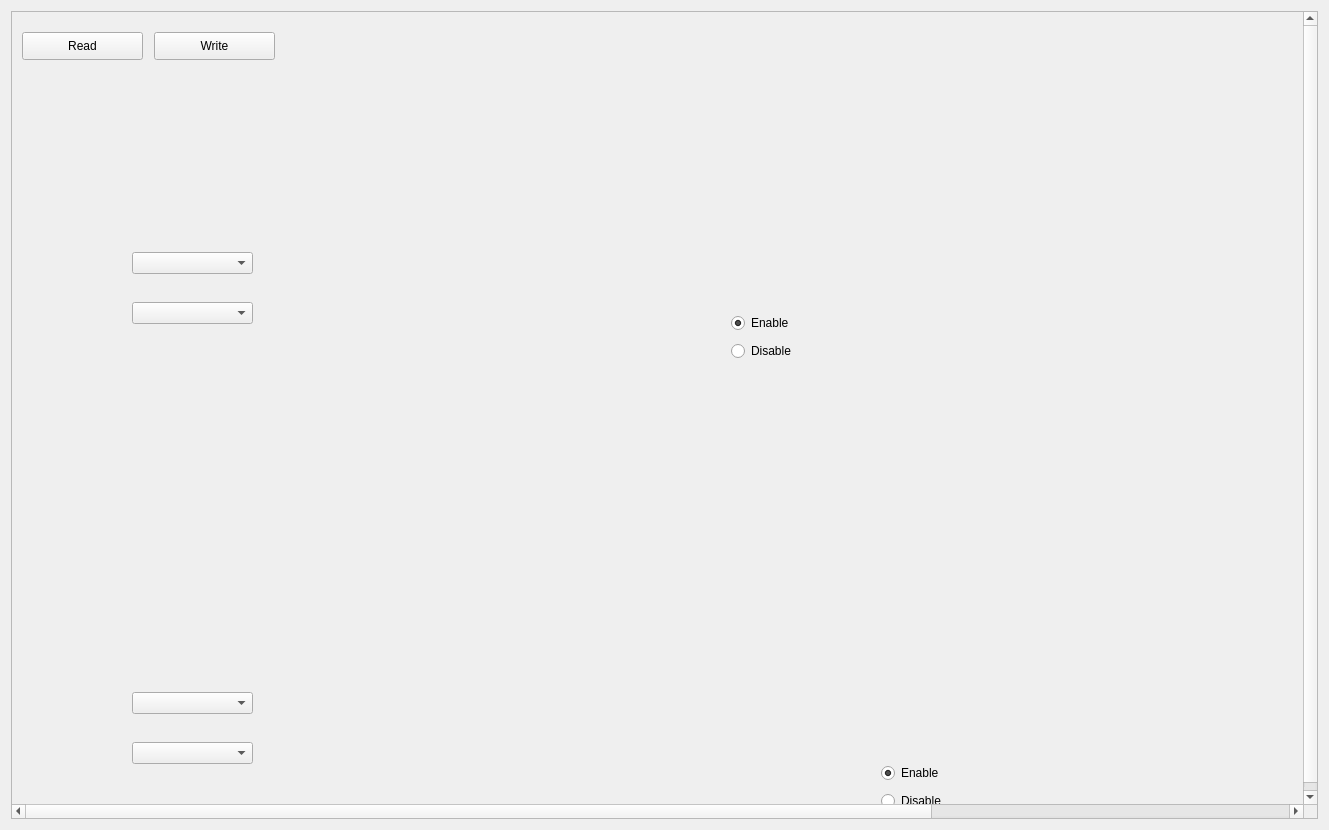
<?xml version="1.0" encoding="UTF-8"?>
<ui version="4.0">
 <class>Form</class>
 <widget class="QWidget" name="Form">
  <property name="geometry">
   <rect>
    <x>0</x>
    <y>0</y>
    <width>1329</width>
    <height>830</height>
   </rect>
  </property>
  <property name="windowTitle">
   <string>Form</string>
  </property>
  <layout class="QVBoxLayout" name="verticalLayout">
   <item>
    <widget class="QScrollArea" name="scrollArea">
     <property name="widgetResizable">
      <bool>false</bool>
     </property>
     <widget class="QWidget" name="widget_1">
      <property name="geometry">
       <rect>
        <x>0</x>
        <y>-15</y>
        <width>1800</width>
        <height>800</height>
       </rect>
      </property>
      <property name="minimumSize">
       <size>
        <width>1800</width>
        <height>800</height>
       </size>
      </property>
      <property name="styleSheet">
       <string notr="true">#widget_1{
background-image: url(:/images/images/current_sense_tab.png);
background-repeat: no-repeat;
background-position: top left;
background-attachment: fixed; /* prevents stretching */
}</string>
      </property>
      <widget class="QPushButton" name="pushButton">
       <property name="geometry">
        <rect>
         <x>10</x>
         <y>20</y>
         <width>121</width>
         <height>28</height>
        </rect>
       </property>
       <property name="text">
        <string>Read</string>
       </property>
      </widget>
      <widget class="QPushButton" name="pushButton_2">
       <property name="geometry">
        <rect>
         <x>142</x>
         <y>20</y>
         <width>121</width>
         <height>28</height>
        </rect>
       </property>
       <property name="text">
        <string>Write</string>
       </property>
      </widget>
      <widget class="QGroupBox" name="groupBox">
       <property name="geometry">
        <rect>
         <x>710</x>
         <y>290</y>
         <width>91</width>
         <height>71</height>
        </rect>
       </property>
       <property name="autoFillBackground">
        <bool>false</bool>
       </property>
       <property name="styleSheet">
        <string notr="true">QGroupBox {
    border: none;
    margin: 0px;           /* optional: remove extra spacing */
    padding: 0px;
}</string>
       </property>
       <property name="title">
        <string/>
       </property>
       <layout class="QVBoxLayout" name="verticalLayout_2">
        <item>
         <widget class="QRadioButton" name="LTOV_radio_enable">
          <property name="text">
           <string>Enable</string>
          </property>
          <property name="checked">
           <bool>true</bool>
          </property>
         </widget>
        </item>
        <item>
         <widget class="QRadioButton" name="LTOV_radio_disable">
          <property name="text">
           <string>Disable</string>
          </property>
         </widget>
        </item>
       </layout>
      </widget>
      <widget class="QGroupBox" name="groupBox_2">
       <property name="geometry">
        <rect>
         <x>860</x>
         <y>740</y>
         <width>91</width>
         <height>71</height>
        </rect>
       </property>
       <property name="autoFillBackground">
        <bool>false</bool>
       </property>
       <property name="styleSheet">
        <string notr="true">QGroupBox {
    border: none;
    margin: 0px;           /* optional: remove extra spacing */
    padding: 0px;
}</string>
       </property>
       <property name="title">
        <string/>
       </property>
       <layout class="QVBoxLayout" name="verticalLayout_3">
        <item>
         <widget class="QRadioButton" name="LTOV_radio_enable_2">
          <property name="text">
           <string>Enable</string>
          </property>
          <property name="checked">
           <bool>true</bool>
          </property>
         </widget>
        </item>
        <item>
         <widget class="QRadioButton" name="LTOV_radio_disable_2">
          <property name="text">
           <string>Disable</string>
          </property>
         </widget>
        </item>
       </layout>
      </widget>
      <widget class="QComboBox" name="comboBox">
       <property name="geometry">
        <rect>
         <x>120</x>
         <y>240</y>
         <width>121</width>
         <height>22</height>
        </rect>
       </property>
      </widget>
      <widget class="QComboBox" name="comboBox_2">
       <property name="geometry">
        <rect>
         <x>120</x>
         <y>290</y>
         <width>121</width>
         <height>22</height>
        </rect>
       </property>
      </widget>
      <widget class="QComboBox" name="comboBox_3">
       <property name="geometry">
        <rect>
         <x>120</x>
         <y>680</y>
         <width>121</width>
         <height>22</height>
        </rect>
       </property>
      </widget>
      <widget class="QComboBox" name="comboBox_4">
       <property name="geometry">
        <rect>
         <x>120</x>
         <y>730</y>
         <width>121</width>
         <height>22</height>
        </rect>
       </property>
      </widget>
     </widget>
    </widget>
   </item>
  </layout>
 </widget>
 <resources>
  <include location="background_images.qrc"/>
 </resources>
 <connections/>
</ui>
